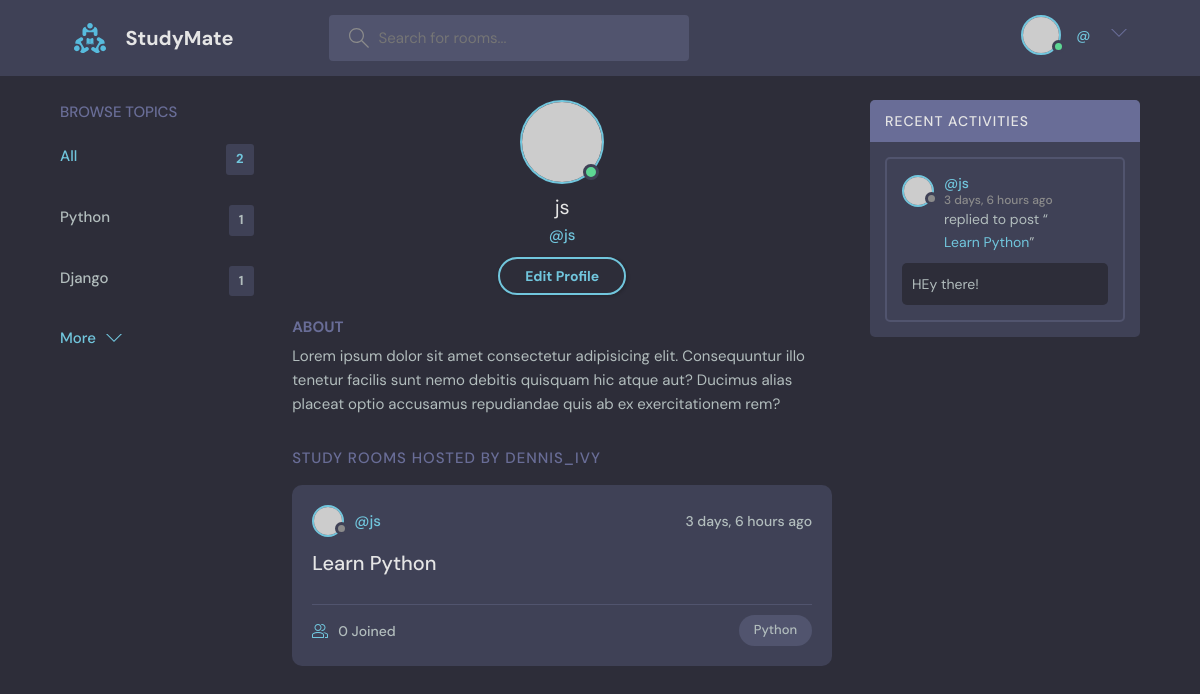
The page /profile/1 on the database as committed earlier.
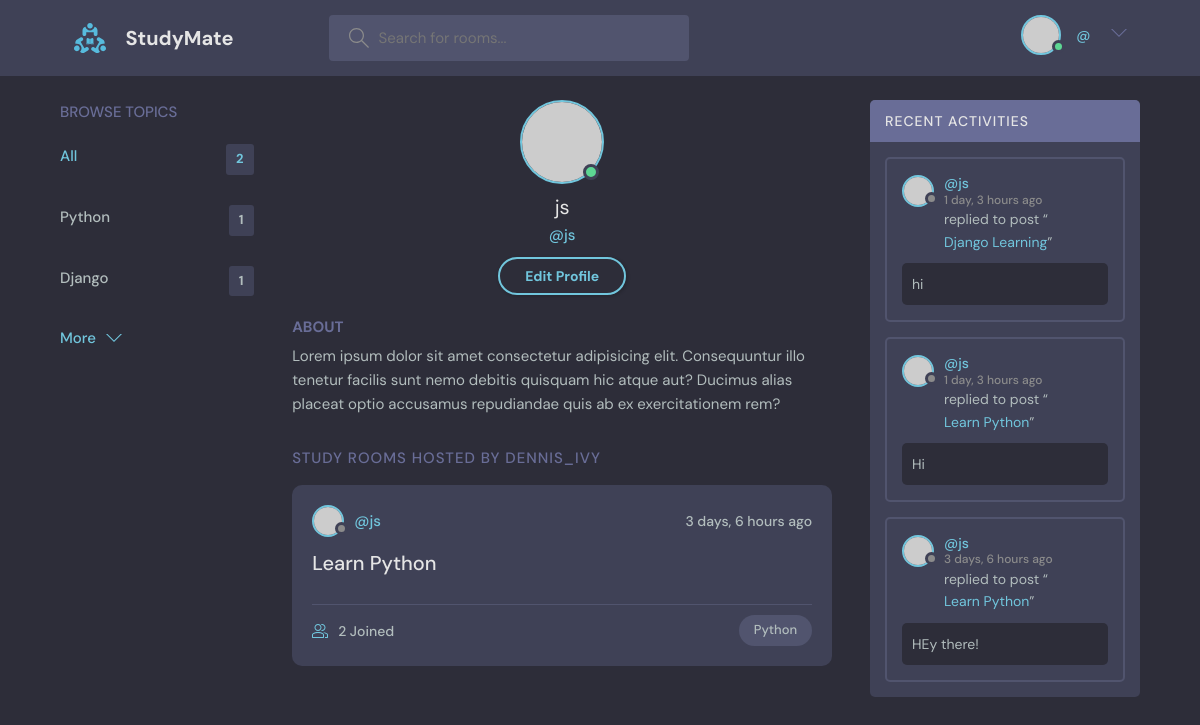
The same page on the database as committed later.
### base/models.py (models this page shows, shortened)
class Topic(models.Model):
    name = models.CharField(max_length=200)

class Room(models.Model):
    host = models.ForeignKey(User,on_delete=models.SET_NULL,null=True)
    topic = models.ForeignKey(Topic,on_delete=models.SET_NULL,null=True)
    name = models.CharField(max_length=200)
    description = models.TextField(blank=True,null=True)
    participants = models.ManyToManyField(User, related_name='participants',blank=True)
    updated = models.DateTimeField(auto_now=True)
    created = models.DateTimeField(auto_now_add=True)
    class Meta:
        ordering = ['-updated','-created']
    def __str__(self):
        return self.name

class Message(models.Model):
    user = models.ForeignKey(User,on_delete=models.CASCADE)
    room = models.ForeignKey(Room,on_delete=models.CASCADE)
    body = models.TextField()
    updated = models.DateTimeField(auto_now=True)
    created = models.DateTimeField(auto_now_add=True)
    class Meta:
        ordering = ['-updated','-created']

### base/views.py (the view)
# urls.py: path('profile/<str:pk>',views.userProfile,name='profile'),
def userProfile(request,pk):
    user = User.objects.get(id=pk)
    rooms = user.room_set.all()
    room_messages = user.message_set.all()
    topics = Topic.objects.all()
    context = {
        'user':user,
        'rooms':rooms,
        'room_messages':room_messages,
        'topics':topics,
    }
    return render(request,'base/profile.html',context)

### templates/base/profile.html
{% extends "main.html" %}
{% block content %}
<main class="profile-page layout layout--3">
  <div class="container">
    {% include "base/topics_component.html" %}
    <div class="roomList">
      <div class="profile">
        <div class="profile__avatar">
          <div class="avatar avatar--large active">
            <img src="https://randomuser.me/api/portraits/men/11.jpg" />
          </div>
        </div>
        <div class="profile__info">
          <h3>{{user.username}}</h3>
          <p>@{{user.username}}</p>
          <a href="edit-user.html" class="btn btn--main btn--pill">Edit Profile</a>
        </div>
        <div class="profile__about">
          <h3>About</h3>
          <p>
            Lorem ipsum dolor sit amet consectetur adipisicing elit. Consequuntur illo tenetur
            facilis sunt nemo debitis quisquam hic atque aut? Ducimus alias placeat optio
            accusamus repudiandae quis ab ex exercitationem rem?
          </p>
        </div>
      </div>
      <div class="roomList__header">
        <div>
          <h2>Study Rooms Hosted by dennis_ivy</a>
          </h2>
        </div>
      </div>
      {% include "base/feed_component.html" %}
    </div>
    {% include "base/activity_component.html" %}
  </div>
</main>
{% endblock content %}

### templates/base/topics_component.html
<div class="topics">
    <div class="topics__header">
        <h2>Browse Topics</h2>
    </div>
    <ul class="topics__list">
        <li>
            <a href="{% url 'home' %}" class="active">All <span>{{topics.count}}</span></a>
        </li>
        {% for topic in topics %}
        <li>
            <a href="{% url 'home' %}?q={{topic.name}}">{{topic.name}} <span>{{topic.room_set.all.count}}</span></a>
        </li>
        {% endfor %}
    </ul>
    <a class="btn btn--link" href="topics.html">
        More
        <svg version="1.1" xmlns="http://www.w3.org/2000/svg" width="32" height="32" viewBox="0 0 32 32">
            <title>chevron-down</title>
            <path d="M16 21l-13-13h-3l16 16 16-16h-3l-13 13z"></path>
        </svg>
    </a>
</div>

### templates/base/feed_component.html (shortened to what this page needs)
{% for room in rooms %}
<div class="roomListRoom">
    <div class="roomListRoom__header">
      <a href="{% url 'profile' room.host.id %}" class="roomListRoom__author">
        <div class="avatar avatar--small">
          <img src="https://randomuser.me/api/portraits/women/11.jpg" />
        </div>
        <span>@{{room.host.username}}</span>
      </a>
      <div class="roomListRoom__actions">
        <span>{{room.created|timesince}} ago</span>
      </div>
    </div>
    <div class="roomListRoom__content">
      <a href="{% url 'room' room.id %}">{{room.name}}</a>
    </div>
    <div class="roomListRoom__meta">
      <a href="{% url 'room' room.id %}" class="roomListRoom__joined">
        {{room.participants.all.count}} Joined
      </a>
      <p class="roomListRoom__topic">{{room.topic.name}} </p>
    </div>
  </div>
{% endfor %}

### templates/base/activity_component.html (shortened to what this page needs)
<div class="activities">
    <div class="activities__header">
        <h2>Recent Activities</h2>
    </div>
    {% for message in room_messages %}
    <div class="activities__box">
        <div class="activities__boxHeader roomListRoom__header">
            <a href="{% url 'profile' message.user.id %}" class="roomListRoom__author">
                <div class="avatar avatar--small">
                    <img src="https://randomuser.me/api/portraits/women/11.jpg" />
                </div>
                <p>
                    @{{message.user}}
                    <span>{{message.created|timesince}} ago</span>
                </p>
            </a>
        </div>
        <div class="activities__boxContent">
            <p>replied to post “<a href="{% url 'room' message.room.id %}">{{message.room}}</a>”</p>
            <div class="activities__boxRoomContent">
                {{message.body}}
            </div>
        </div>
    </div>
    {% endfor %}
</div>

Rows that differ between the two databases and show on the page:
changed Room "Learn Python": participants.all.count "0" → "2"
added Message: user "js", created "1 day, 3 hours", room "Django Learning", body "hi"
added Message: user "js", created "1 day, 3 hours", room "Learn Python", body "Hi"
